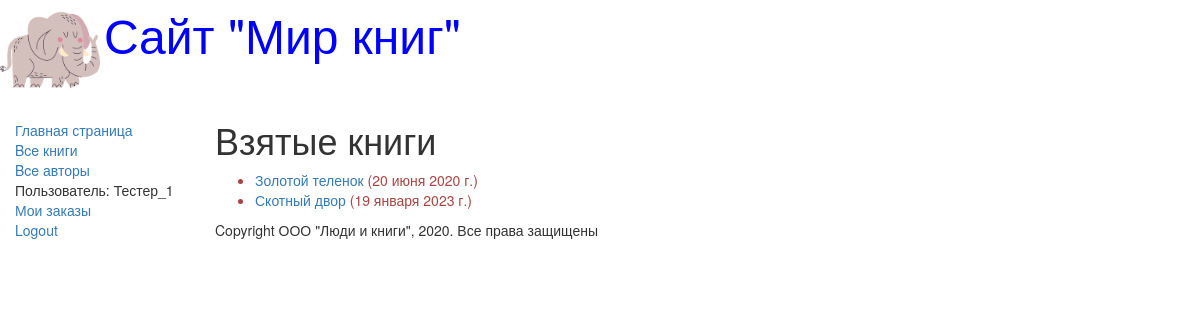
The app's page /mybooks/ (signed in) with its own data.
### catalog/models.py (models this page shows, shortened)
class BookInstance(models.Model):
    book = models.ForeignKey('Book', on_delete=models.CASCADE, null=True)
    inv_nom = models.CharField(max_length=20, null=True,
                               verbose_name='Инвентарный номер',
                               help_text='Введите инвентарный номер экземпляра')
    imprint = models.CharField(max_length=200, verbose_name='Издательство',
                               help_text='Введите издательство и год выпуска')
    status = models.ForeignKey('Status', on_delete=models.CASCADE, null=True,
                               verbose_name='Статус экземпляра книги',
                               help_text='Изменить состояние экземпляра')
    due_back = models.DateField(null=True, blank=True,
                                verbose_name='Дата окончания статуса',
                                help_text='Введите конец срока статуса')
    borrower = models.ForeignKey(User, on_delete=models.SET_NULL, null=True,
                                 blank=True, verbose_name='Заказчик',
                                 help_text='Выберите заказчика книги')
    class Meta:
        ordering = ["due_back"]
    @property
    def is_overdue(self):
        if self.due_back and date.today() > self.due_back: # if self.due_back -- это проверка на пустую дату
            return True
        else:
            return False

class Book(models.Model):
    title = models.CharField(max_length=200, help_text='Ведите название книги',
                             verbose_name='Название книги')
    genre = models.ForeignKey('Genre', on_delete=models.CASCADE,
                              help_text='Выберите жанр книги',
                              verbose_name='Жанр книги', null=True)
    language = models.ForeignKey('Language', on_delete=models.CASCADE,
                                 help_text='Выберите язык книги',
                                 verbose_name='Язык книги', null=True)
    author = models.ManyToManyField('Author', # null=True, <--  null has no effect on ManyToManyField
                              help_text='Выберите автора книги',
                              verbose_name='Автора книги')
    summary = models.TextField(max_length=1000, verbose_name='Аннотация книги',
                               help_text='Введите краткое описание книги')
    isbn = models.CharField(max_length=13, verbose_name='ISBN книги',
                            help_text='Должно содержать 13 символов')
    def display_author(self):
        return ', '.join([author.last_name for author in self.author.all()])
    display_author.short_description = 'Авторы'

### catalog/views.py (the view)
# urls.py: url(r'^mybooks/$', views.LoanedBooksByUserListView.as_view(), name='my-borrowed'),
class LoanedBooksByUserListView(LoginRequiredMixin, generic.ListView):
    model = BookInstance
    template_name = 'catalog/bookinstance_list_borrowed_user.html'
    paginate_by = 10
    def get_queryset(self):
        return BookInstance.objects.filter(borrower=self.request.user).filter(status__exact='2').order_by('due_back')

### templates/catalog/bookinstance_list_borrowed_user.html
{% extends "base_generic.html" %}
{% block content %}
<h1>Взятые книги</h1>
{% if bookinstance_list %}
<ul>
    {% for bookinst in bookinstance_list %}
    <li class="{% if bookinst.is_overdue %}text-danger{% endif %}">
        <a href="{% url 'book-detail' bookinst.book.pk %}">{{bookinst.book.title}}</a>
        ({{ bookinst.due_back }})
    </li>
    {% endfor %}
</ul>
{% else %}
<p>Нет книг со статусом В ЗАКАЗЕ.</p>
{% endif %}
{% endblock %}

### templates/base_generic.html (shortened to what this page needs)
<!DOCTYPE html>
<html lang="en">
<head>
    <link rel="stylesheet"
        href="https://maxcdn.bootstrapcdn.com/bootstrap/3.3.7/css/bootstrap.min.css">
    {% load static %}
        <link rel="stylesheet" href="{% static 'css/styles.css' %}">
    {% block head %}
        <img src="{% static 'images/logotype.png' %}"
            style="width:100px; height:100px;" align="absmiddle" alt="Not found">
        <font size=7, color="blue">Сайт "Мир книг"</font>
    {% endblock %}
</head>
<body>
    <div class="container-fluid">
        <div class="row">
            <div class="col-sm-2">
                {% block sidebar %}
                <ul class="sidebar-nav">
                    <li><a href="{% url 'index' %}">Главная страница</a></li>
                    <li><a href="{% url 'books' %}">Bce книги</a></li>
                    <li><a href="{% url 'authors' %}">Bce авторы</a></li>
                    {% if user.is_authenticated %}
                        <li>Пользователь: {{ user.get_username }}</li>
                        <li><a href="{% url 'my-borrowed' %}">Мои заказы</a></li>
                        <li><a href="{% url 'logout'%}?next={{request.path}}">Logout</a></li>
                    {% else %}
                        <li><a href="{% url 'login'%}?next={{request.path}}">Login</a></li>
                    {% endif %}
                </ul>
                {% endblock %}
            </div>
            <div class="col-sm-10">
                {% block content %}{% endblock %}
                {% block footer %}
                    {% block copyright %}
                        <p>Copyright ООО "Люди и книги", 2020. Все права защищены</p>
                    {% endblock %}
                {% endblock %}
            </div>
        </div>
    </div>
</body>
</html>

### static/css/styles.css (style rules this page uses)
.sidebar-nav { margin-top: 20px; padding: 0; list-style: none; }

### records on screen
BookInstance: book "Золотой теленок", due_back "20 июня 2020 г."
BookInstance: book "Скотный двор", due_back "19 января 2023 г."

### other values on screen
{{ user.get_username }} "Тестер_1"
